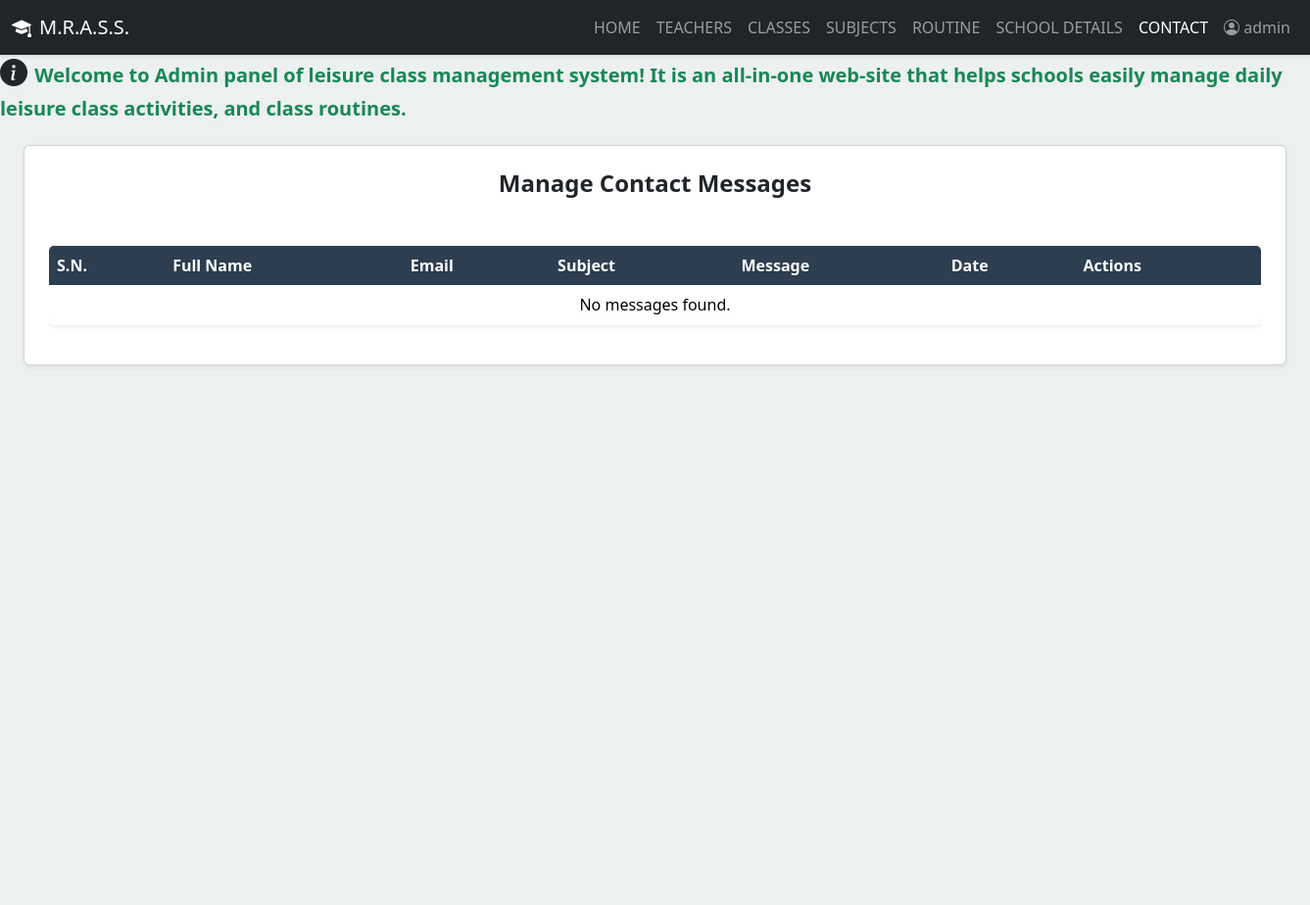
Page /admin/contact.php (signed in) on the earlier database version.
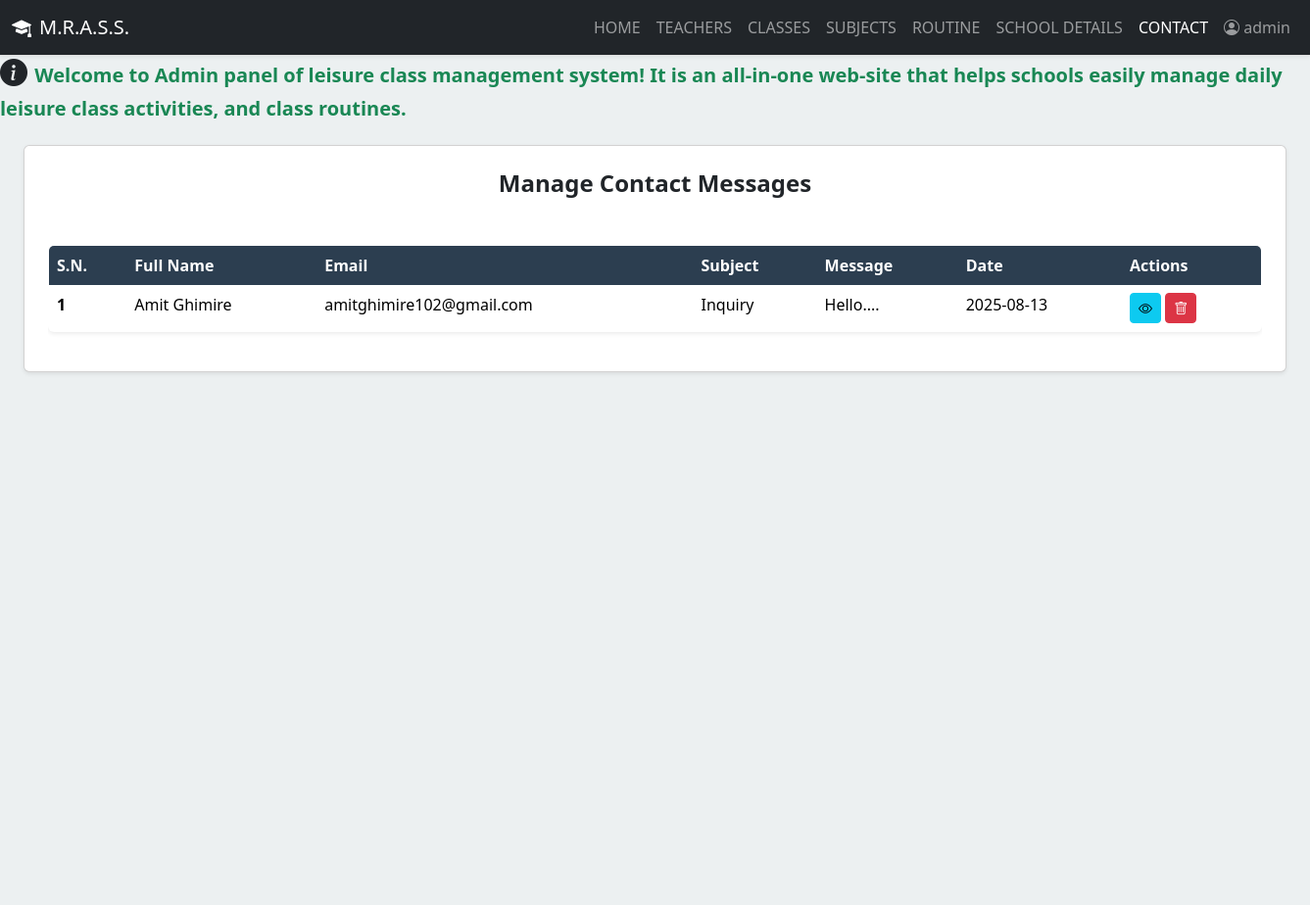
Same page on the later database version.
### tables this page shows
CREATE TABLE `contact_msgs` (
  `cm_id` int(11) NOT NULL,
  `full_name` varchar(100) NOT NULL,
  `email` varchar(100) NOT NULL,
  `subject` varchar(255) NOT NULL,
  `message` text NOT NULL,
  `created_at` timestamp NOT NULL DEFAULT current_timestamp()
);

### admin/contact.php (the view, shortened to what this page needs)
<?php include('partial-admin/navbar.php');
include('partial-admin/login-check.php'); ?>
<?php
$page_title = "Manage Contact Messages";
?>
<!DOCTYPE html>
<html lang="en">
<head>
    <link href="https://cdn.jsdelivr.net/npm/bootstrap@5.3.3/dist/css/bootstrap.min.css" rel="stylesheet">
    <link rel="stylesheet" href="https://cdn.jsdelivr.net/npm/bootstrap-icons@1.11.3/font/bootstrap-icons.min.css">
    <link rel="stylesheet" href="../css/admin_style.css">
</head>
<body>
    <div class="d-flex" id="wrapper">
        <div id="page-content-wrapper">
            <div class="container-fluid px-4">
                <div class="row my-4">
                    <div class="col-12">
                        <div class="card p-4 shadow-sm">
                        <h3 class="fs-4 mb-5 text-center"><b><?php echo $page_title; ?></b></h3>
                        <div class="table-responsive">
                            <table class="table bg-white rounded shadow-sm table-hover">
                                <thead>
                                    <tr>
                                        <th scope="col">S.N.</th>
                                        <th scope="col">Full Name</th>
                                        <th scope="col">Email</th>
                                        <th scope="col">Subject</th>
                                        <th scope="col">Message</th>
                                        <th scope="col">Date</th>
                                        <th scope="col">Actions</th>
                                    </tr>
                                </thead>
                                <tbody>
                                    <?php
                                    $sql = "SELECT * FROM contact_msgs ORDER BY created_at DESC";
                                    $res = mysqli_query($conn, $sql);
                                    if (mysqli_num_rows($res) > 0) {
                                        $sn = 1;
                                        while ($row = mysqli_fetch_assoc($res)) {
                                    ?>
                                            <tr>
                                                <th scope="row"><?php echo $sn++; ?></th>
                                                <td><?php echo htmlspecialchars($row['full_name']); ?></td>
                                                <td><?php echo htmlspecialchars($row['email']); ?></td>
                                                <td><?php echo htmlspecialchars($row['subject']); ?></td>
                                                <td><?php echo substr(htmlspecialchars($row['message']), 0, 50) . '...'; ?></td>
                                                <td><?php echo date('Y-m-d', strtotime($row['created_at'])); ?></td>
                                                <td>
                                                    <button type="button" class="btn btn-sm btn-info view-message" data-bs-toggle="modal" data-bs-target="#messageDetailsModal" data-full_name="<?php echo htmlspecialchars($row['full_name']); ?>" data-email="<?php echo htmlspecialchars($row['email']); ?>" data-subject="<?php echo htmlspecialchars($row['subject']); ?>" data-message="<?php echo htmlspecialchars($row['message']); ?>" data-date="<?php echo date('F d, Y \a\t h:i A', strtotime($row['created_at'])); ?>">
                                                        <i class="bi bi-eye"></i>
                                                    </button>
                                                    <a href="<?php echo SITEURL; ?>admin/contact.php?delete_id=<?php echo $row['cm_id']; ?>" class="btn btn-sm btn-danger" onclick="return confirm('Are you sure you want to delete this message?');">
                                                        <i class="bi bi-trash"></i>
                                                    </a>
                                                </td>
                                            </tr>
                                        <?php
                                        }
                                    } else {
                                        ?>
                                        <tr>
                                            <td colspan="7" class="text-center">No messages found.</td>
                                        </tr>
                                    <?php
                                    }
                                    ?>
                                </tbody>
                            </table>
                        </div>
                    </div>
                </div>
            </div>
        </div>
    </div>
</body>
</html>

Differences in the rows shown:
added contact_msgs: full_name "Amit Ghimire", email "amitghimire102@gmail.com", subject "Inquiry", message "Hello.", created_at "2025-08-13"
Other differences:
text no longer shown: "No messages found."
